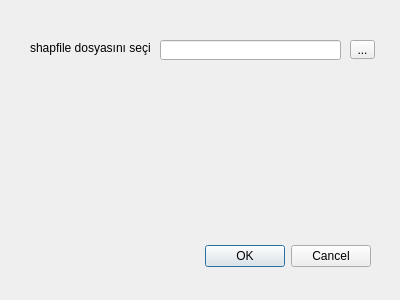
<?xml version="1.0" encoding="UTF-8"?>
<ui version="4.0">
 <class>HkmoEklentiDialogBase</class>
 <widget class="QDialog" name="HkmoEklentiDialogBase">
  <property name="geometry">
   <rect>
    <x>0</x>
    <y>0</y>
    <width>400</width>
    <height>300</height>
   </rect>
  </property>
  <property name="windowTitle">
   <string>Hkmo Eklenti</string>
  </property>
  <widget class="QDialogButtonBox" name="button_box">
   <property name="geometry">
    <rect>
     <x>30</x>
     <y>240</y>
     <width>341</width>
     <height>32</height>
    </rect>
   </property>
   <property name="orientation">
    <enum>Qt::Horizontal</enum>
   </property>
   <property name="standardButtons">
    <set>QDialogButtonBox::Cancel|QDialogButtonBox::Ok</set>
   </property>
  </widget>
  <widget class="QLineEdit" name="lineEdit">
   <property name="geometry">
    <rect>
     <x>160</x>
     <y>40</y>
     <width>181</width>
     <height>20</height>
    </rect>
   </property>
  </widget>
  <widget class="QToolButton" name="toolButton">
   <property name="geometry">
    <rect>
     <x>350</x>
     <y>40</y>
     <width>25</width>
     <height>19</height>
    </rect>
   </property>
   <property name="text">
    <string>...</string>
   </property>
  </widget>
  <widget class="QLabel" name="label">
   <property name="geometry">
    <rect>
     <x>30</x>
     <y>40</y>
     <width>121</width>
     <height>16</height>
    </rect>
   </property>
   <property name="text">
    <string>shapfile dosyasını seçiniz</string>
   </property>
  </widget>
 </widget>
 <resources/>
 <connections>
  <connection>
   <sender>button_box</sender>
   <signal>accepted()</signal>
   <receiver>HkmoEklentiDialogBase</receiver>
   <slot>accept()</slot>
   <hints>
    <hint type="sourcelabel">
     <x>20</x>
     <y>20</y>
    </hint>
    <hint type="destinationlabel">
     <x>20</x>
     <y>20</y>
    </hint>
   </hints>
  </connection>
  <connection>
   <sender>button_box</sender>
   <signal>rejected()</signal>
   <receiver>HkmoEklentiDialogBase</receiver>
   <slot>reject()</slot>
   <hints>
    <hint type="sourcelabel">
     <x>20</x>
     <y>20</y>
    </hint>
    <hint type="destinationlabel">
     <x>20</x>
     <y>20</y>
    </hint>
   </hints>
  </connection>
 </connections>
</ui>
